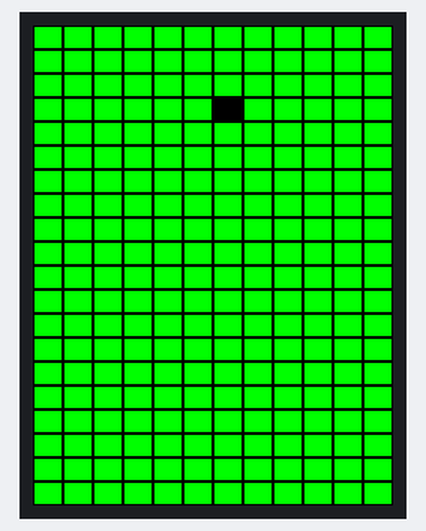
Bench run of a sketch on a simulated Arduino Uno, built with avr-gcc and run on an emulated ATmega328P. Parts: 240×320 colour display.

Above: at 0.4 s.

The sketch:

Ej1_pixelGrid.ino
```cpp
#include <SPFD5408_Adafruit_GFX.h>    // Core graphics library
#include <SPFD5408_Adafruit_TFTLCD.h> // Hardware-specific library

//Arduino UNO Pin Definition
#define LCD_CS A3 // Chip Select goes to Analog 3
#define LCD_CD A2 // Command/Data goes to Analog 2
#define LCD_WR A1 // LCD Write goes to Analog 1
#define LCD_RD A0 // LCD Read goes to Analog 0
#define LCD_RESET A4 // Can alternately just connect to Arduino's reset pin

// Assign human-readable names to some common 16-bit color values:
#define  BLACK   0x0000
#define BLUE    0x001F
#define RED     0xF800
#define GREEN   0x07E0
#define CYAN    0x07FF
#define MAGENTA 0xF81F
#define YELLOW  0xFFE0
#define WHITE   0xFFFF

//Declaracion objeto TFT
Adafruit_TFTLCD tft(LCD_CS, LCD_CD, LCD_WR, LCD_RD, LCD_RESET);

int width, height;

void setup() {
  Serial.begin(9600);
  tft.begin(0x9341); // SDFP5408

  tft.setRotation(0);
  tft.fillScreen(GREEN);

  width = tft.width();
  height = tft.height();

  //Un rectangulo requiere de 5 parametros. Posicion --> Esquina superior izquierda
  // Posicion en X --> Direccion horizontal (De izquierda a derecha)
  // Posicion en Y --> Direccion vertical (De arriba a abajo)
  // Anchura --> Distancia en pixeles
  // Altura --> Distancia en pixeles
  // Color --> En hexadecimal

  //Dibujar una malla con un numero de filas y columnas definido y dibujar un cuadrado eligiendo el numero de fila y columna correspondiente

  //Dibujo de malla
  // 12 columnas y 20 filas
  int col = 12;
  int row = 20;

  // Dividimos la anchura y la altura para determinar cuanto medira cada cuadrado
  int w = width/col;
  int h = height/row;

  for(int i = 0; i < col; ++i){
      for(int j=0; j< row; j++){

          tft.drawRect(i*w, j*h, w, h, BLACK);
      }
  }

  //Dibujar un cuadrado en la fila 3 y columna 6
  int rowpos = 3;
  int colpos = 6;

  tft.fillRect(colpos*w, rowpos*h, w, h, BLACK);

  //La posicion no sera correcta debido a que se tiene en cuenta el 0, por lo que hay que restar una fila y una columna
  //Si modificamos la rotacion seguira estando bien, ya que hemos dispuesto de referencias
}

void loop() {

}
```
